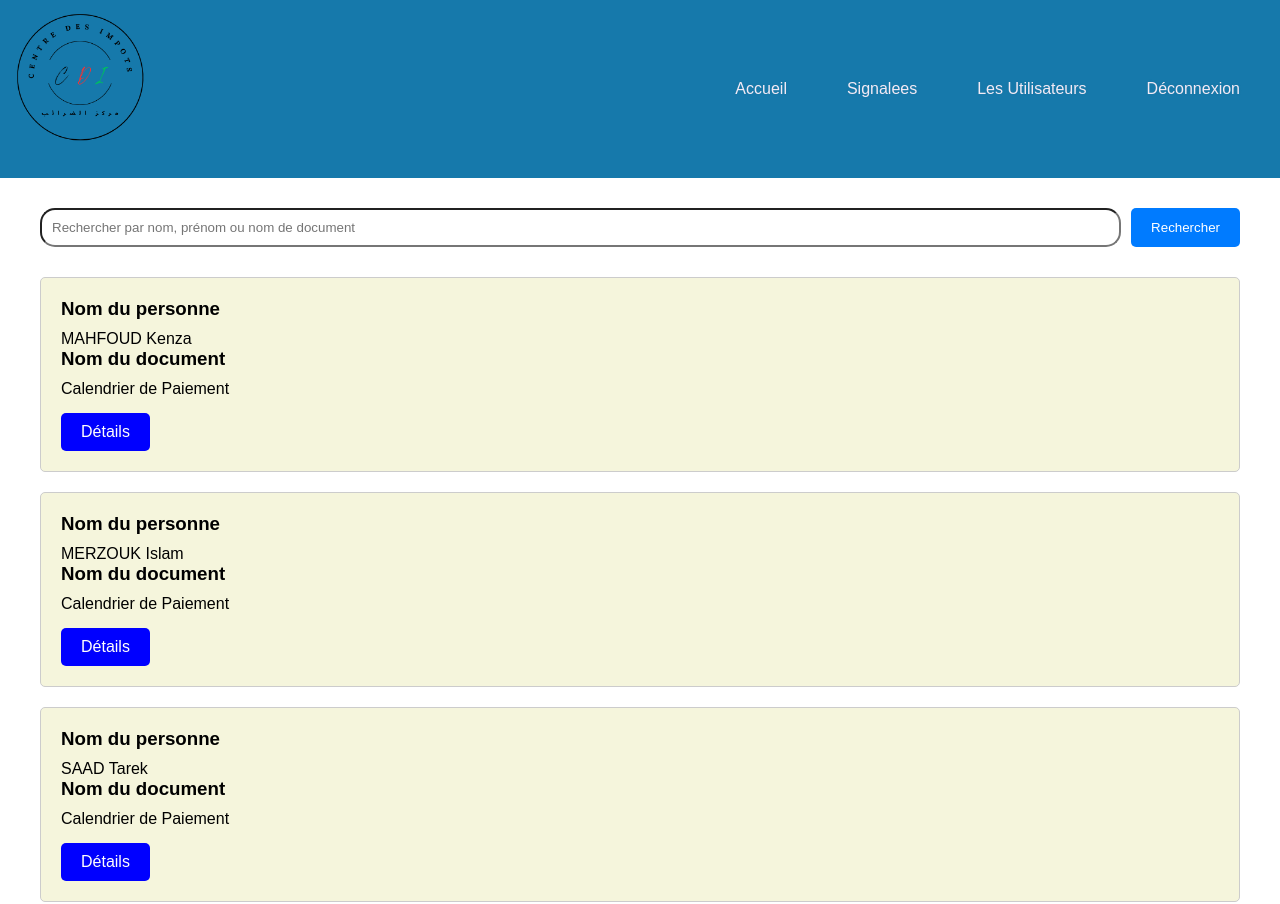
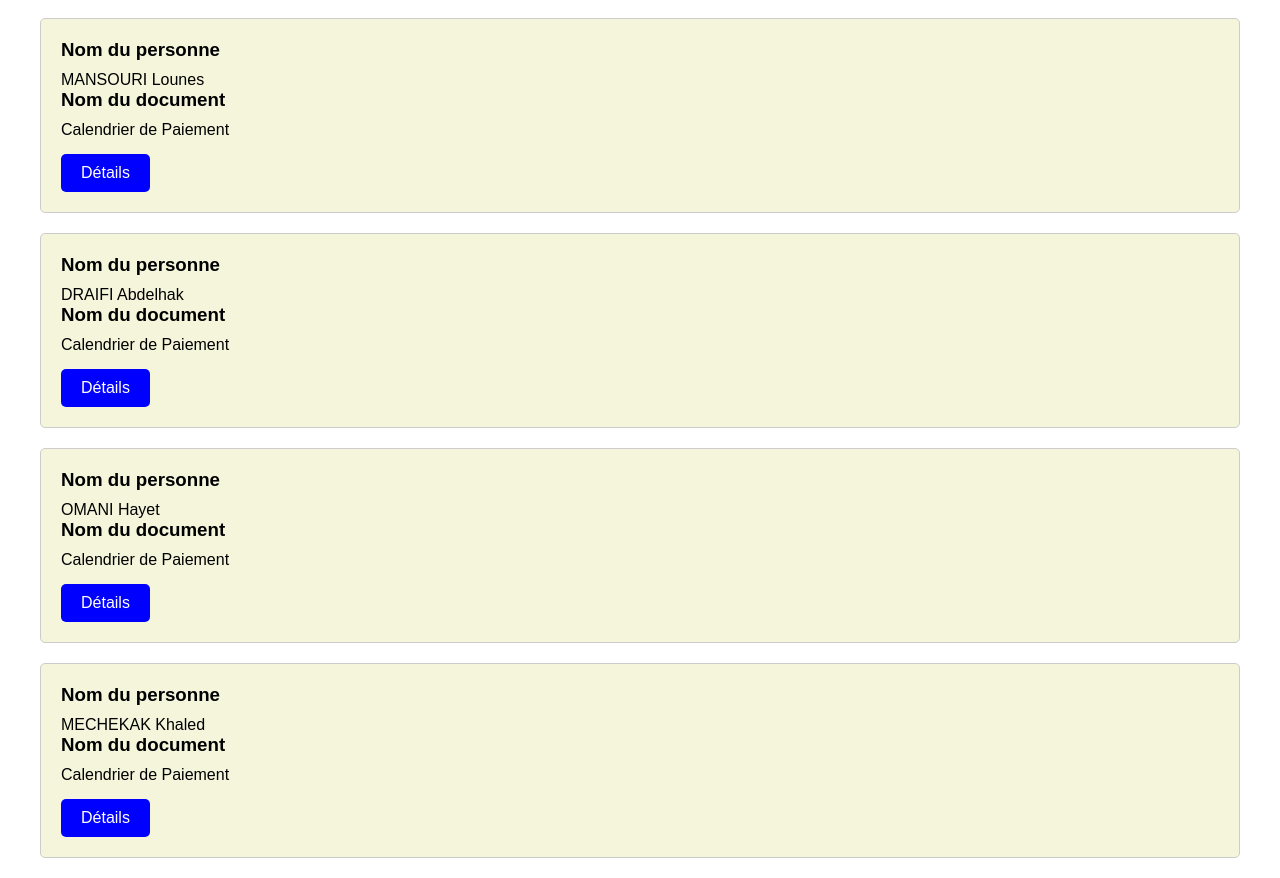
The page /views/centre/les_demandes_recette_nonacc_centre.php (signed in) on the database its author committed (2 pictures, top to bottom).
### tables this page shows
CREATE TABLE `demande` (
  `id_demande` int(11) NOT NULL,
  `id_personne` int(11) DEFAULT NULL,
  `nom_document` varchar(255) DEFAULT NULL,
  `demande_text` text DEFAULT NULL,
  `date_heure` datetime NOT NULL DEFAULT current_timestamp(),
  `nom_service` varchar(255) DEFAULT NULL
);

CREATE TABLE `personne` (
  `id` int(11) NOT NULL,
  `nom` varchar(255) NOT NULL,
  `prenom` varchar(255) NOT NULL,
  `sexe` enum('homme','femme','autre') NOT NULL,
  `dateNaissance` date NOT NULL,
  `email` varchar(255) NOT NULL,
  `motDePasse` varchar(255) NOT NULL,
  `username` varchar(255) DEFAULT NULL
);

### views/centre/les_demandes_recette_nonacc_centre.php (the view, shortened to what this page needs)
<?php
require_once "../../control/db_connection.php";
$search = isset($_GET['search']) ? $_GET['search'] : '';
$sql = "SELECT demande.*, personne.nom AS nom_personne, personne.prenom AS prenom_personne
        FROM demande
        INNER JOIN personne ON demande.id_personne = personne.id
        WHERE demande.nom_service = 'Service Recette'
        AND demande.id_demande NOT IN (SELECT id_demande FROM reponses)";
$stmt = $pdo->prepare($sql);
$stmt->execute();
$demandes = $stmt->fetchAll();
?>
<!DOCTYPE html>
<html lang="fr">
<head>
    <link rel="stylesheet" href="../../public/css/style1.css">
</head>
<body>
<header>
    <div class="container">
        <div class="logo">
            <img src="../../public/images/logo1.png" alt="CDI">
        </div>
        <nav class="bar">
            <ul>
            <li><a   href="centre.php">Accueil</a></li>
                <li><a href="les_demandes_sig.php">Signalees</a></li>
                <li><a href="utilisateur.php">Les Utilisateurs</a></li>
                <li><a href="../../control/deconnexion.php" onclick="confirmLogout(event)">Déconnexion</a></li>
            </ul>
        </nav>
    </div>
   </header>
   <div class="search-bar">
    <div class="container">
        <form method="GET" action="les_demandes_recette_nonacc_centre.php">
            <input type="text" name="search" placeholder="Rechercher par nom, prénom ou nom de document" value="<?php echo htmlspecialchars($search); ?>">
            <button type="submit">Rechercher</button>
        </form>
    </div>
</div>
    <div class="demandes">
        <div class="container">
            <?php
            if (empty($demandes)) {
                echo "
                <div class='demande-card'>
                    <h3>Il n'y a pas de demande</h3>
                </div>
                ";
            } else {
                foreach ($demandes as $demande) {
                    echo "
                    <div class='demande-card'>
                        <h3>Nom du personne</h3>
                        <p>". $demande['nom_personne'] ." " . $demande['prenom_personne'] . "</p>
                        <h3>Nom du document</h3>
                        <p>". $demande['nom_document'] ."</p>
                        <a class='detail-btn' href='../detail.php?id_demande=". $demande['id_demande'] ."&nom_personne=". $demande['nom_personne'] ."&prenom_personne=". $demande['prenom_personne']."&nom_document=". $demande['nom_document'] ."&nom_service=". $demande['nom_service'] ."&demande_text=". $demande['demande_text'] ."&date_heure=". $demande['date_heure'] ."'>Détails</a>
                    </div>
                    ";
                }
            }
            ?>
        </div>
    </div>
</body>
</html>

### public/css/style1.css (style rules this page uses)
* { margin: 0; padding: 0; box-sizing: border-box; }
body { font-size: 16px; }
.container { width: 1200px; margin: 0 auto; height: 100%; }
header { padding: 70px; background-color: #1679AB; position: relative; }
header .container { display: flex; justify-content: space-between; align-items: center; }
.logo img { width: 150px; height: auto; position: absolute; top: 0px; left: 5px; }
body { font-family: 'Ubuntu', sans-serif; }
a { text-shadow: 0px 0px 3px rgba(117, 117, 117, 0.12); color: #2991ab; text-decoration: none; }
header .bar ul { display: flex; list-style: none; }
header .bar a { display: block; padding: 10px 20px; margin: 0 10px; color: #F3EBF6; }
.detail-btn { background-color: #1679AB; color: white; padding: 10px 20px; margin-top: 15px; margin-right: 5px; text-align: center; text-decoration: none; display: inline-block; border-radius: 5px; }
.demande-card { position: relative; background-color: beige; border: 1px solid #ccc; border-radius: 5px; padding: 20px; margin-top: 10px; margin-bottom: 20px; }
.demande-card h3 { margin-bottom: 10px; }
.detail-btn { background-color: blue; color: white; padding: 10px 20px; margin-top: 15px; text-align: center; text-decoration: none; display: inline-block; border-radius: 5px; }
.search-bar { margin: 30px 30px; }
.search-bar form { display: flex; justify-content: center; }
.search-bar input[type="text"] { padding: 10px; width: calc(100% - 80px); border-radius: 15px; }
.search-bar button { padding: 10px 20px; background-color: #007bff; color: #fff; border: none; cursor: pointer; border-radius: 5px; margin-left: 10px; }

### rows shown on the page
demande: id_personne.nom "MAHFOUD", id_personne.prenom "Kenza", nom_document "Calendrier de Paiement"
demande: id_personne.nom "MERZOUK", id_personne.prenom "Islam", nom_document "Calendrier de Paiement"
demande: id_personne.nom "SAAD", id_personne.prenom "Tarek", nom_document "Calendrier de Paiement"
demande: id_personne.nom "MANSOURI", id_personne.prenom "Lounes", nom_document "Calendrier de Paiement"
demande: id_personne.nom "DRAIFI", id_personne.prenom "Abdelhak", nom_document "Calendrier de Paiement"
demande: id_personne.nom "OMANI", id_personne.prenom "Hayet", nom_document "Calendrier de Paiement"
demande: id_personne.nom "MECHEKAK", id_personne.prenom "Khaled", nom_document "Calendrier de Paiement"
